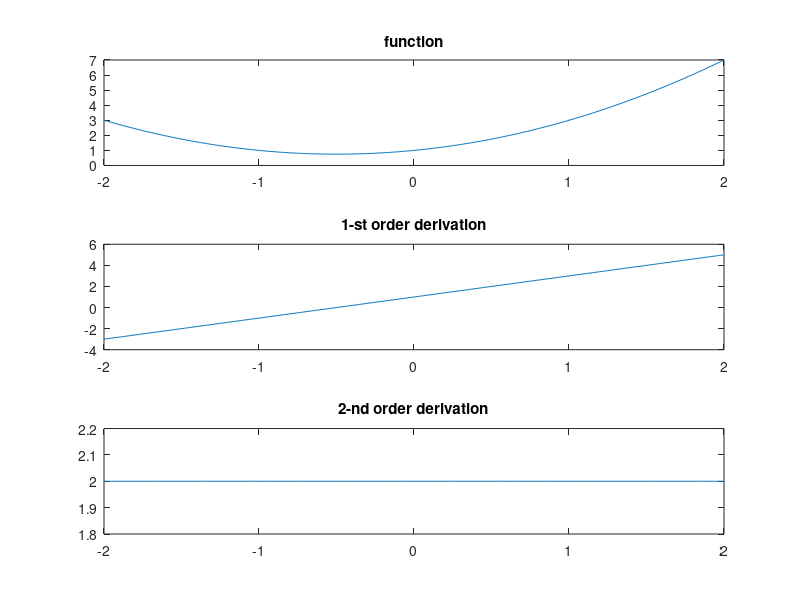
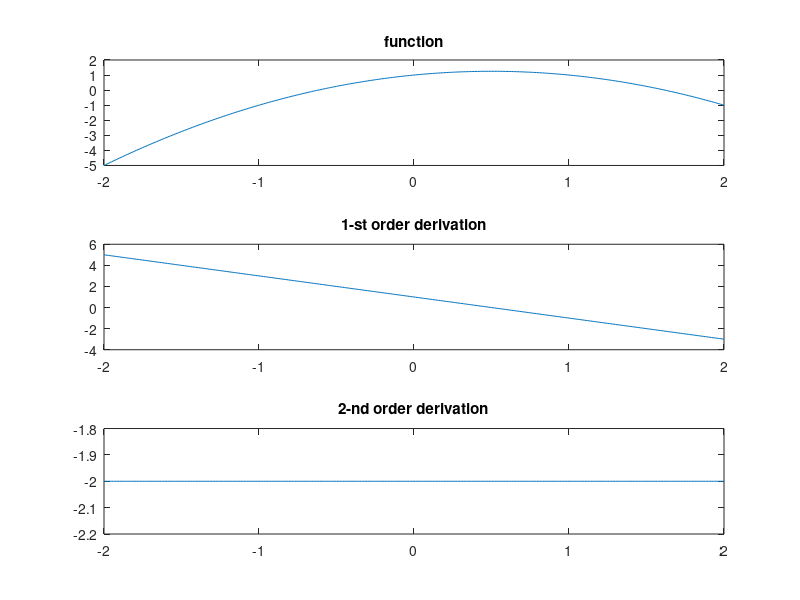
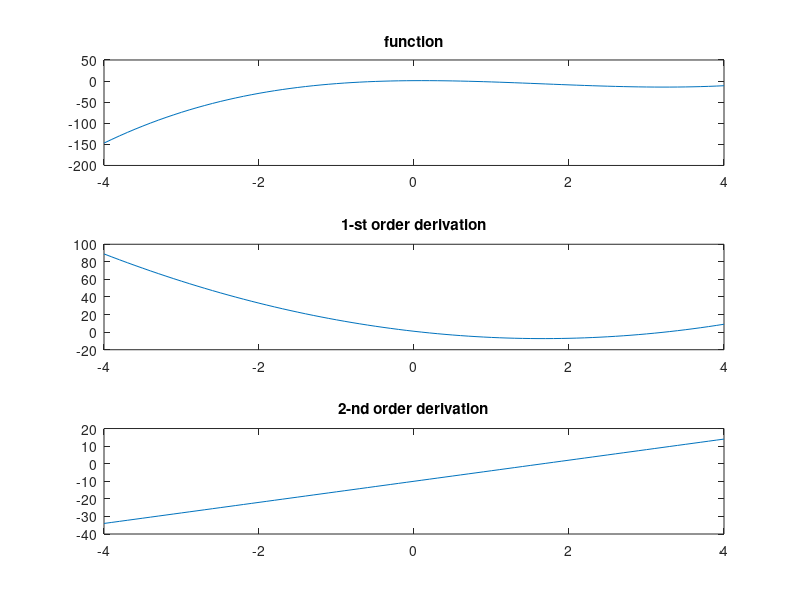
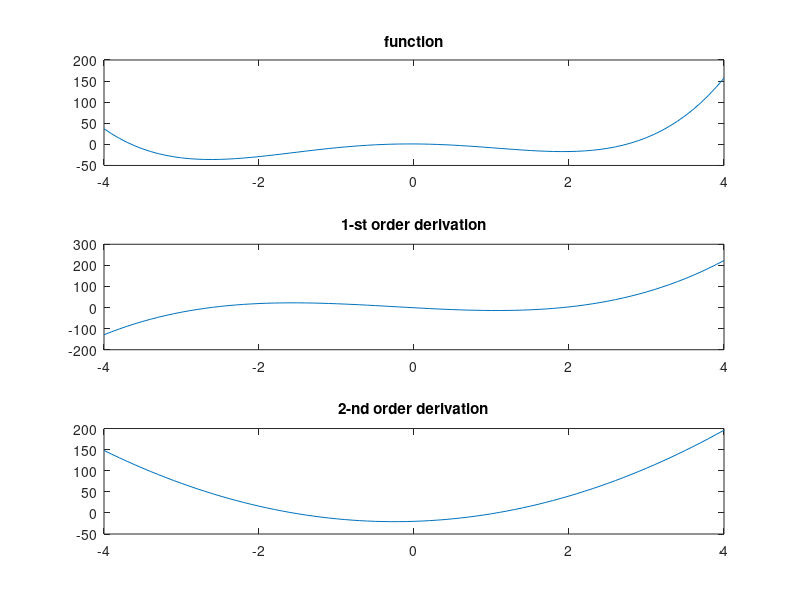

Write the MATLAB code that produced these figures, in order.
%% Convexity
clear all; close all; clc;
%%
% assume 2 points in the set, Ax1<=b, Ax2<=b
% a*x1+(1-a)*x2
%a*A*x1+(1-a)*A*x2 <= a*b+(1-a)*b=b
% thus the point a*x1+(1-a)*x2 is in the set
% proof end

%%
f1 = @(x) x.^2+x+1;
df1 = @(x) 2*x+1;
ddf1 = @(x) ones(1,size(x,2))*2;
f2 = @(x) -x.^2+x+1;
df2 = @(x) -2*x+1;
ddf2 = @(x) -2*ones(1,size(x,2));
f3 = @(x) x.^3-5*x.^2+x+1;
df3 = @(x) 3*x.^2 - 10*x +1;
ddf3 = @(x) 6*x - 10;
f4 = @(x) x.^4+x.^3-10*x.^2-x+1;
df4 = @(x) 4*x.^3+3*x.^2-20*x-1;
ddf4 = @(x) 12*x.^2+6*x-20;
x1 = [-2:0.01:2];
x2 = [-4:0.1:4];

figure(1);
subplot(3,1,1);
plot(x1, f1(x1));
title('function');
subplot(3,1,2);
plot(x1, df1(x1));
title('1-st order derivation');
subplot(3,1,3);
plot(x1, ddf1(x1));
title('2-nd order derivation');

figure(2);
subplot(3,1,1);
plot(x1, f2(x1));
title('function');
subplot(3,1,2);
plot(x1, df2(x1));
title('1-st order derivation');
subplot(3,1,3);
plot(x1, ddf2(x1));
title('2-nd order derivation');

figure(3);
subplot(3,1,1);
plot(x2, f3(x2));
title('function');
subplot(3,1,2);
plot(x2, df3(x2));
title('1-st order derivation');
subplot(3,1,3);
plot(x2, ddf3(x2));
title('2-nd order derivation');

figure(4);
subplot(3,1,1);
plot(x2, f4(x2));
title('function');
subplot(3,1,2);
plot(x2, df4(x2));
title('1-st order derivation');
subplot(3,1,3);
plot(x2, ddf4(x2));
title('2-nd order derivation');

%%
% function 1

%%
figure(1);
subplot(3,1,1);
plot(x1, f1(x1));
title('function');
subplot(3,1,2);
plot(x1, df1(x1));
title('1-st order derivation');
subplot(3,1,3);
plot(x1, ddf1(x1));
title('2-nd order derivation');
% local
% minimizer = -0.5
% maximizer = None
% global
% minimizer = -0.5
% maximizer = 2
% conditions
% 1-st order derivation: 0
% 2-nd order derivation: >0
%%
figure(2);
subplot(3,1,1);
plot(x1, f2(x1));
title('function');
subplot(3,1,2);
plot(x1, df2(x1));
title('1-st order derivation');
subplot(3,1,3);
plot(x1, ddf2(x1));
title('2-nd order derivation');
% local
% minimizer = -2
% maximizer = None
% global
% minimizer = -2
% maximizer = 0.5
% conditions
% 1-st order derivation: 0
% 2-nd order derivation: <0
%%
figure(3);
subplot(3,1,1);
plot(x2, f3(x2));
title('function');
subplot(3,1,2);
plot(x2, df3(x2));
title('1-st order derivation');
subplot(3,1,3);
plot(x2, ddf3(x2));
title('2-nd order derivation');
% local
% minimizer = 3
% maximizer = 0
% global
% minimizer = -4
% maximizer = 0
% conditions
% 1-st order derivation: 0
% 2-nd order derivation: >0 || <0
%%
figure(4);
subplot(3,1,1);
plot(x2, f4(x2));
title('function');
subplot(3,1,2);
plot(x2, df4(x2));
title('1-st order derivation');
subplot(3,1,3);
plot(x2, ddf4(x2));
title('2-nd order derivation');
% local
% minimizer = -2.5,2
% maximizer = 0
% global
% minimizer = -2.5
% maximizer = 4
% conditions
% 1-st order derivation: 0
% 2-nd order derivation: >0 / <0
%%
% f(x) = 2*x1^2-2*x1*x2+1/2*x2^2+3*x1-x2
% f(x) = x1*(2*x1-x2+3)+x2*(1/2*x2-x1-1)
% f(x) = [x1 x2]*[2x1-x2+3;x2/2-x1+1]
% f(x) = [x1 x2]*[2 -1 3;-1 1/2 -1]*[x1;x2;1]
% df(x) = [4x1-2x2+3;
%           x2-2x1-1]
% Hession = [4,-2;-2,1]
% det(Hession) = 0, it's singular
% eigen value = 0 or 5
% Hession matrix is semi-definite
% then f(x) is a convex function

%%
% f(global minimizers) must be equal, and they must be on a horizontal line
% assume f({x*}) = b
% thus a*f(x1)+(1-a)*f(x2) = b = f(somewhere between x1 and x2) = f(a*x1+(1-a)*x2)
% thus {x*} is a convex set

%%
% determine a convex problem
% three conditions
% the objective function is convex
% the equal constrainit function is linear
% the inequal constraint function is concave
% f(x) = x*log(x) is convex (negative entrophy)
% x is convex, thus this is not a convex problem

